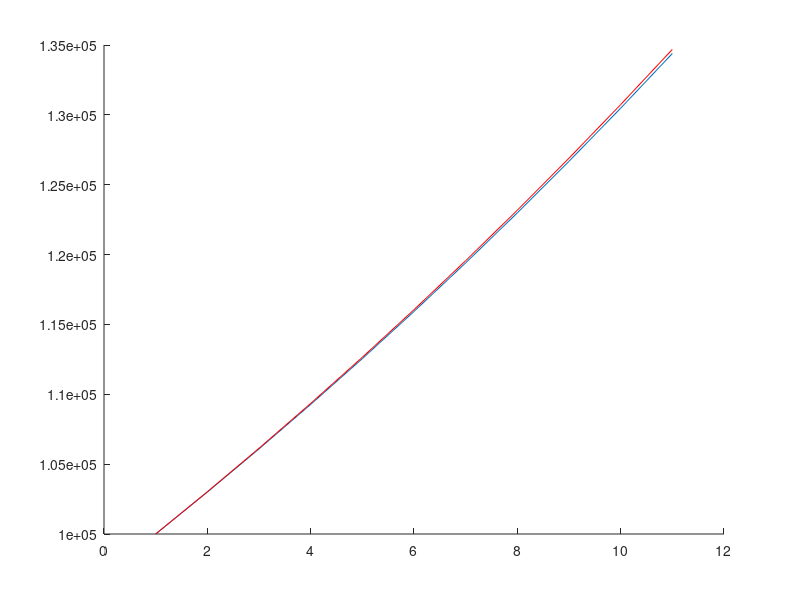

Source code (MATLAB):
# Nettoyage des variables et de la console 
clc;
cla;
clear all;

# Définition des variables 
capital = 100000;
taux = 0.03;
nbAnnee = 10;
nbJour = nbAnnee / 365;

# Définition du premier point de chaque résultat : correspond au capital de base 
resultat(1) = capital;
resultat6Mois(1) = capital;
resultatFrequence(1) = capital; 

# ---- point n°1 -------------------------------------------------------------------

# Calcul de l'intérêt à un taux donné pour un nombre d'années défini 
function resultat = calculInteret(capital, taux, nbAnnee)
  resultat = capital * (1+taux)^nbAnnee;  
  return
endfunction

for i=1 : nbAnnee
  resultat(i+1) = calculInteret(capital, taux, i);
endfor

# ---- point n°2 -------------------------------------------------------------------

# Calcul de l'intérêt tous les 6 mois quand on l'enlève et on remet immédiatement le capital à un taux donné
function resultat = calculInteret6Mois(capital, taux, nbAnnee)
  resultat = capital * (1+taux/2)^(nbAnnee*2);  
  return
endfunction

for i=1 : nbAnnee
  resultat6Mois(i+1) = calculInteret6Mois(capital, taux, i);
endfor

hold on;
plot(resultat);
plot(resultat6Mois, 'r');
hold off;

# différence sur le nombre d'années
resultat6Mois(nbAnnee+1) - resultat(nbAnnee+1)

# ---- point n°3 -------------------------------------------------------------------
 
# Résultat en fin d'année selon un nombre de retraits annuel
function resultat = calculInteretSelonF(capital, taux, nbAnnee, nbRetrait)
  resultat = capital * (1+(taux/nbRetrait))^(nbAnnee*nbRetrait);  
  return
endfunction

hold on

# Afficher plutôt tableau différentiel 
for i=1 : 365
  for j=1 : nbAnnee
    resultatFrequence(j+1) = calculInteretSelonF(capital, taux, j, i);
  endfor
  #plot(resultatFrequence);
  resultatFrequence = 0;
endfor

hold off

# Nettoyage des variables et de la console 
clc;
# cla;
clear all;

# Définition des variables 
capital = 100000;
taux = 0.03;
nbAnnee = 10;
nbJour = nbAnnee / 365;

# Définition du premier point de chaque résultat : correspond au capital de base 
resultat(1) = capital;
resultat6Mois(1) = capital;
resultatFrequence(1) = capital; 

# ---- point n°1 -------------------------------------------------------------------

# Calcul de l'intérêt à un taux donné pour un nombre d'années défini 
function resultat = calculInteret(capital, taux, nbAnnee)
  resultat = capital * (1+taux)^nbAnnee;  
  return
endfunction

for i=1 : nbAnnee
  resultat(i+1) = calculInteret(capital, taux, i);
endfor

# ---- point n°2 -------------------------------------------------------------------

# Calcul de l'intérêt tous les 6 mois quand on l'enlève et on remet immédiatement le capital à un taux donné
function resultat = calculInteret6Mois(capital, taux, nbAnnee)
  resultat = capital * (1+taux/2)^(nbAnnee*2);  
  return
endfunction

for i=1 : nbAnnee
  resultat6Mois(i+1) = calculInteret6Mois(capital, taux, i);
endfor

%hold on;
%plot(resultat);
%plot(resultat6Mois);
%hold off;

# différence sur le nombre d'années
resultat6Mois(nbAnnee) - resultat(nbAnnee);

# ---- point n°3 -------------------------------------------------------------------
 
# Résultat en fin d'année selon un nombre de retraits annuel
function resultat = calculInteretSelonF(capital, taux, nbAnnee, nbRetrait)
  resultat = capital * (1+(taux/nbRetrait))^(nbAnnee*nbRetrait);  
  return
endfunction

# hold on

for i=1 : 365
  tabResultats(i)  = calculInteretSelonF(capital, taux, nbAnnee, i);
 # plot(resultatFrequence);
 resultatFrequence = 0;
endfor

for i=1 : 365
  if  i > 1
    # difference = tabResultats(i) - tabResultats(i - 1)
  endif 
  # strcat(int2str(i), ' nombre(s) de retraits au bout de ', {' '}, int2str(nbAnnee), ' donne un resultat de ', {' '}, int2str(tabResultats(i)), {' CHF '}) 
endfor

# ---- point n°4 -------------------------------------------------------------------

# Donne 0,0006 : converge vers 0
resultatGrandNbRetraits =  calculInteretSelonF(capital, taux, nbAnnee, 1000) - calculInteretSelonF(capital, taux, nbAnnee, 999);
sprintf('%.5f', resultatGrandNbRetraits)

# On voit cette évolution également dans le point 3, en observant la différence de gain avec l'ajout un retrait de plus. 

# hold off
